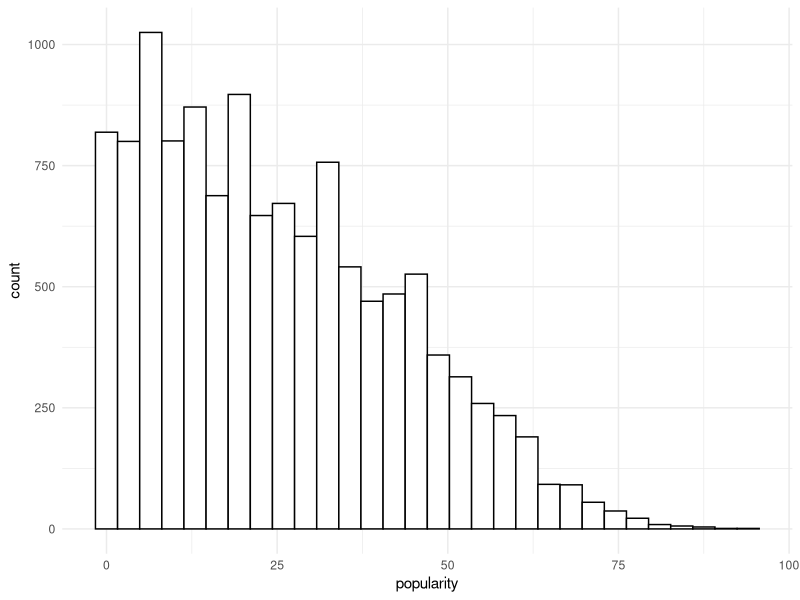
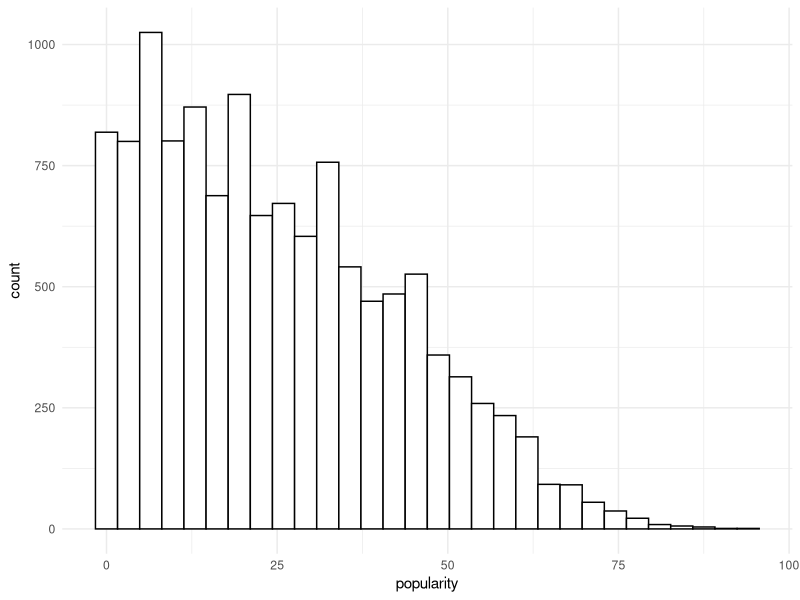
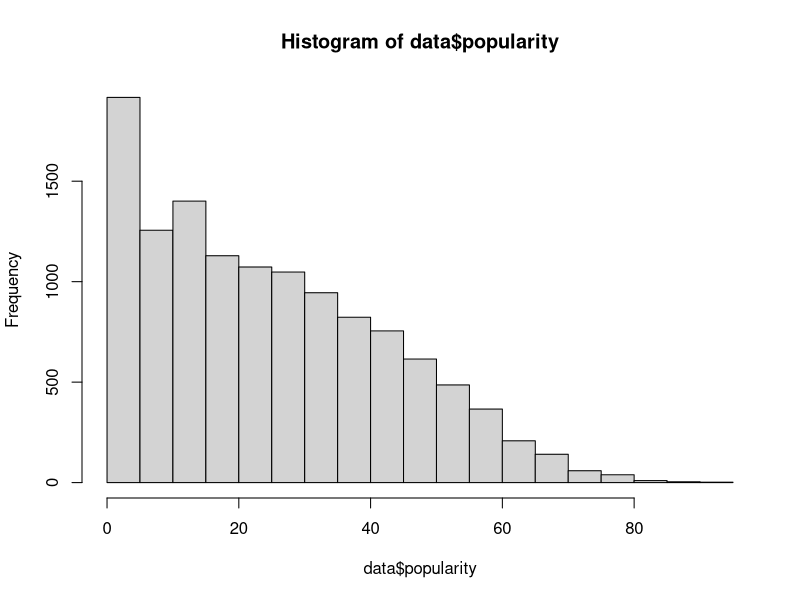
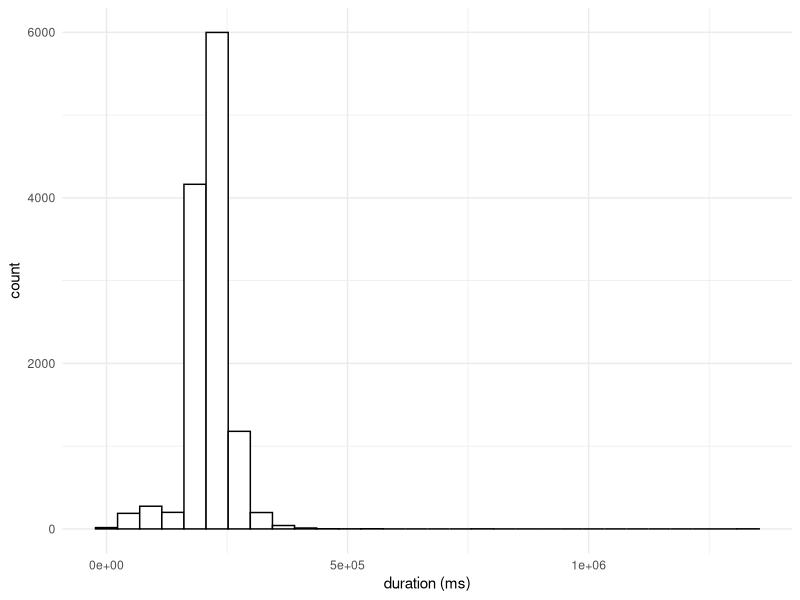
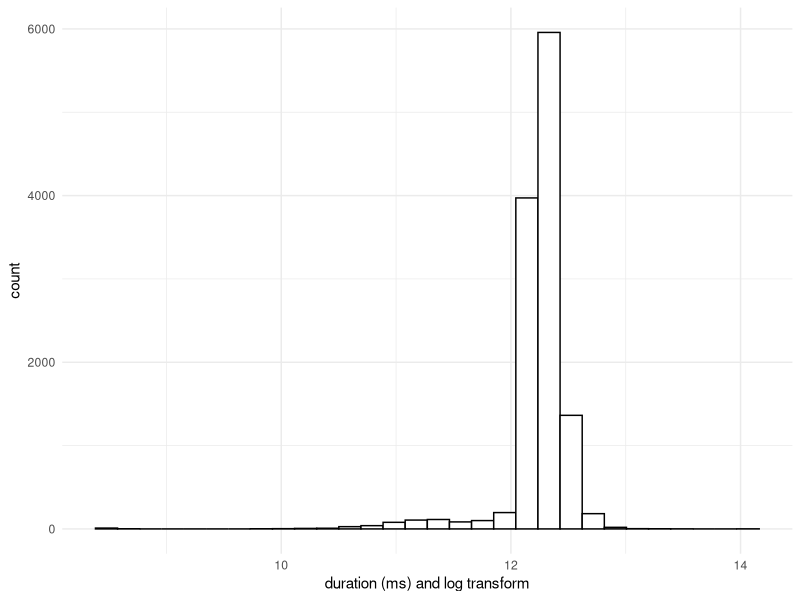
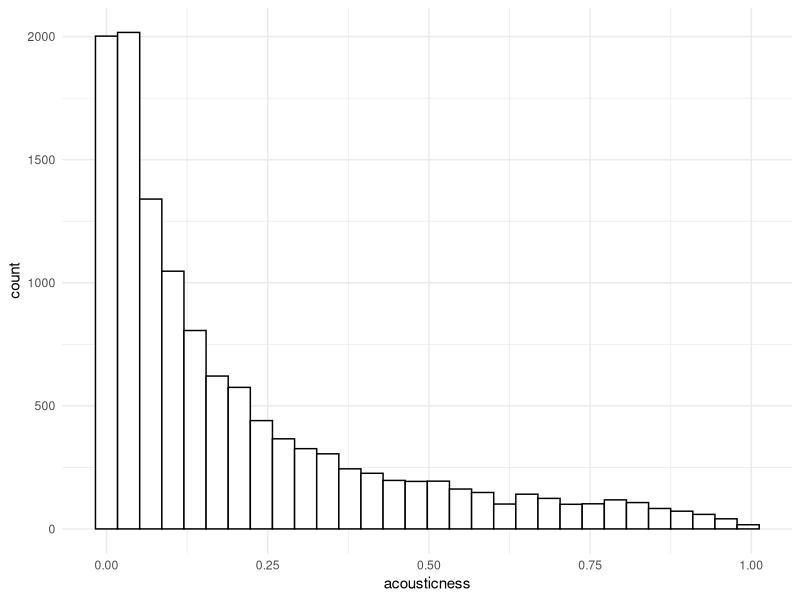
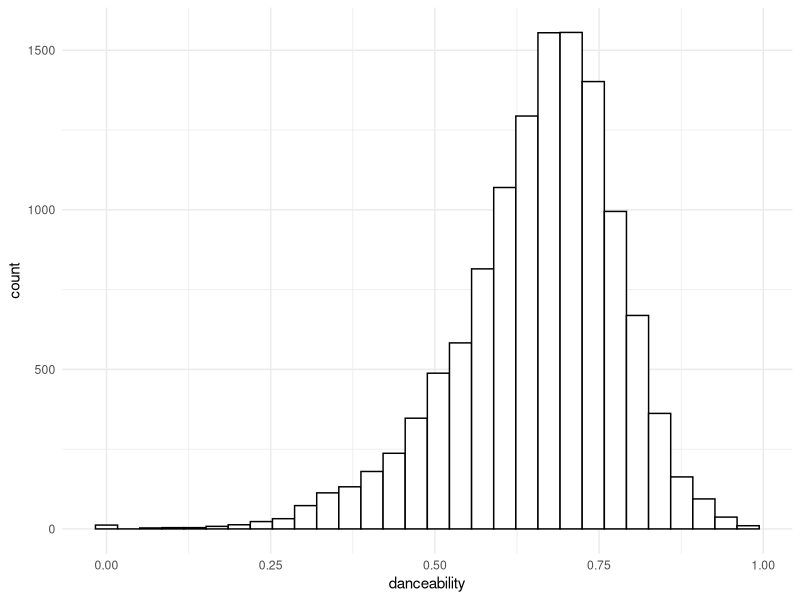
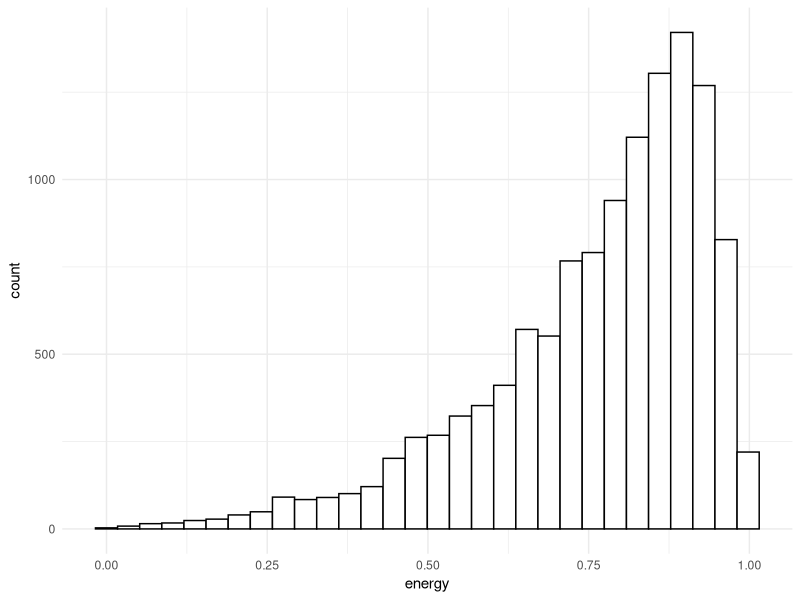

These figures' R source, in order:
## ---- chunk 1
knitr::opts_chunk$set(echo = TRUE)
library(data.table)
library(tidyverse)
library(ggplot2)
library(ggthemes)

gghist <- function(var, var_name){
  ggplot(data = data, aes(var)) + 
  geom_histogram(fill = 'white', col = 'black') +
  xlab(var_name) +
  theme_minimal()
}
## ---- chunk 2
data <- fread("audiofeatures_clean.csv")
head(data, n=5)
## ---- chunk 3
summary(data)
## ---- chunk 4
#gghist(data$release_date, 'release date')
## ---- chunk 5
ggplot(data = data, aes(popularity)) + 
  geom_histogram(fill = 'white', col = 'black') +
  theme_minimal()
gghist(data$popularity, 'popularity')
hist(data$popularity)
## ---- chunk 6
gghist(data$duration_ms, 'duration (ms)')
gghist(log(data$duration_ms), 'duration (ms) and log transform')
## ---- chunk 7
gghist(data$acousticness, 'acousticness')
## ---- chunk 8
gghist(data$danceability, 'danceability')
## ---- chunk 9
gghist(data$energy, 'energy')
## ---- chunk 10
gghist(data$instrumentalness, 'instrumentalness')
gghist(log(data$instrumentalness), 'instrumentalness (log transform)')
## ---- chunk 11
gghist(data$key, 'musical key')
## ---- chunk 12
gghist(data$liveness, 'liveness')
## ---- chunk 13
gghist(data$loudness, 'loudness')
## ---- chunk 14
gghist(data$mode, 'musical mode')
## ---- chunk 15
gghist(data$speechiness, 'speechiness')
gghist(log(data$speechiness), 'speechiness (log transform)')
## ---- chunk 16
gghist(data$tempo, 'tempo')
## ---- chunk 17
gghist(data$time_signature, 'time signature')
## ---- chunk 18
gghist(data$valence, 'valence')
